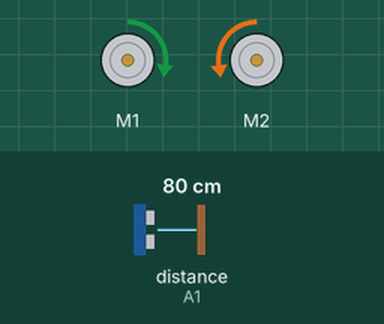
Bench run of a sketch on a simulated Arduino Uno, built with avr-gcc and run on an emulated ATmega328P. Parts: 2 × DC motor (green arrow = forward, orange = backward, longer = faster). The inputs (shaded band) are chosen by the test bench; at power-on: distance to the obstacle (sensor on A1) 80 cm. What the sketch prints to the serial monitor is not drawn.

Above: at 0.6 s.
At 7.7 s:
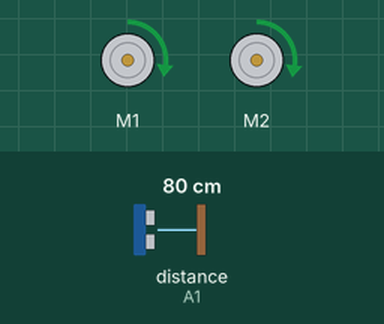
At 12.5 s:
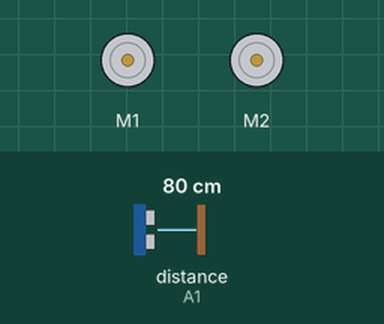
Timing chart, 0 to 19.5 s (numbered marks = the images above):
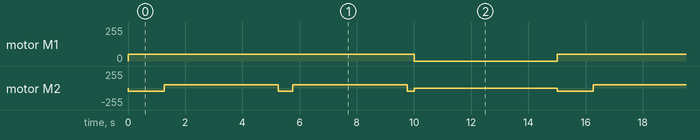

Measured:
- by itself, motor M1: alternates forward 50/255 for 10.0 s and stopped for 5.0 s
- by itself, motor M2: repeats every 15.0 s: forward 51/255 4.0 s, backward 51/255 0.50 s, forward 51/255 4.0 s, backward 51/255 0.25 s, stopped 5.0 s, backward 51/255 1.3 s

The sketch:

LegacyBotSpinCal.ino
```cpp
#include <AFMotor.h>
#include "Ultrasonic.h"

AF_DCMotor motorRight(1, MOTOR12_64KHZ);  // create motor #2, 64KHz pwm
AF_DCMotor motorLeft(2, MOTOR12_64KHZ);   // create motor #2, 64KHz pwm
Ultrasonic ultrasonic(A0, A1);

int distance0;
int distance;
int rotMsec;
float msecPerDeg;
int msecPerFt = 1000;

void setup() {
  Serial.begin(9600);  // set up Serial library at 9600 bps
  Serial.println("Motor test!");

  motorRight.setSpeed(50);  // set the speed to 200/255
  motorLeft.setSpeed(51);   // set the speed to 200/255
}

void loop() {
// get range to the wall
  distance0 = ultrasonic.Ranging(CM);
// rotate away from the wall
  motorRight.run(FORWARD);
  motorLeft.run(BACKWARD);
  delay(1000);
  rotMsec = 1000;  // set initial rotation time

  distance = ultrasonic.Ranging(CM); // get first distance reading for while loop
  while ((distance - distance0) > 5) {  // stay in loop until facing the wall again
    motorRight.run(FORWARD);
    motorLeft.run(BACKWARD);
    delay(50);
    rotMsec = rotMsec + 50;  // accumulated rotation time
    distance = ultrasonic.Ranging(CM);
  }
  msecPerDeg = float(rotMsec) / 360.; // set reciprocal of rotation rate (milliseconds per degree)

  motorRight.run(FORWARD);
  motorLeft.run(BACKWARD);
  delay(int(90. * msecPerDeg));


  motorRight.run(FORWARD);      // turn it on going forward
  motorLeft.run(FORWARD);      // turn it on going forward
  delay(4 * msecPerFt);

  motorRight.run(FORWARD);      // turn it on going forward
  motorLeft.run(BACKWARD);      // turn it on going forward
  delay(180 * msecPerDeg);

  motorRight.run(FORWARD);      // turn it on going forward
  motorLeft.run(FORWARD);      // turn it on going forward
  delay(4 * msecPerFt);

  motorRight.run(FORWARD);
  motorLeft.run(BACKWARD);
  delay(int(90. * msecPerDeg));

  motorRight.run(RELEASE);  // stopped
  motorLeft.run(RELEASE);   // stopped
  delay(5000);
}
```
